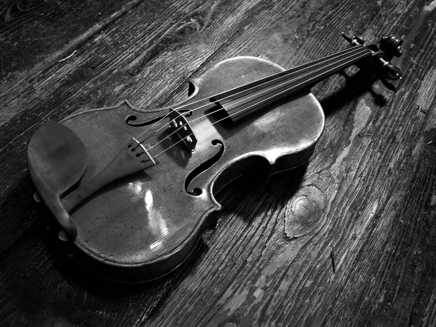
#> input picture notebooks/stradivari.png, 436 x 327 px
$ jupyter execute lasso.ipynb   (shell and % lines are left out)
#> lines starting #> are read from the running program, lines starting #| are printed output that depends on the picture
[cell 1]
from IPython.core.display import display, HTML
display(HTML("<style>.container { width:100% !important; }</style>"))

[cell 2]
import numpy as np
import matplotlib.pyplot as plt
import skimage as ski
from skimage.util import view_as_blocks as vb
import scipy

[cell 3]
def dct2(a):
    return scipy.fftpack.dct( scipy.fftpack.dct( a, axis=0, norm='ortho' ), axis=1, norm='ortho' )

def idct2(a):
    return scipy.fftpack.idct( scipy.fftpack.idct( a, axis=0 , norm='ortho'), axis=1 , norm='ortho')

[cell 4]
def DTC2_trans(w):
    K = w*w
    D = np.zeros((K,K))
    idx = 0
    for i in range(w):
        for j in range(w):
            x = np.zeros((w,w))
            x[i,j]=1
            y = dct2(x)
            D[idx,:] = y.reshape(1,K)
            idx = idx+1
    return D

[cell 5]
lamb = 0.1
window_size = 8

# load image
g = ski.io.imread("stradivari.png")/255.0
#> g: shape (327, 436) float64; min 0, max 1, mean 0.261
M = (g.shape[0]//window_size)*window_size
#> M = 320
N = (g.shape[1]//window_size)*window_size
#> N = 432
g = g[:M,:N]
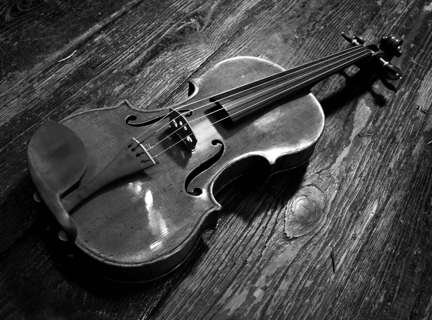
#> g: shape (320, 432) float64; min 0, max 1, mean 0.264

# make DCT dictionary
D=DTC2_trans(window_size)

# generate patches
patches = vb(g.copy(), (window_size, window_size))
BM,BN,_,_ = patches.shape
#> BM = 40; BN = 54
#print(patches.shape)

patches = patches.reshape(BM*BN,window_size*window_size)
#print(patches.shape)

# compute DCT coefficients
coeff = patches@D

# softshrinkage (all, but DC component)
coeff[:,1:] = np.maximum(0, np.abs(coeff[:,1:])-lamb)*np.sign(coeff[:,1:])

# reconstruct patches
patches = coeff@D.T

# reconstruct image
patches = patches.reshape(BM, BN,window_size, window_size)
u = patches.transpose(0,2,1,3).reshape(BM*window_size,BN*window_size)
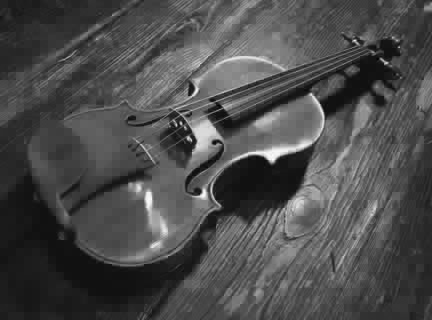
#> u: shape (320, 432) float64; min -0.0725, max 1.05, mean 0.264; drawn with min black and max white

plt.figure(1, figsize=(10,5))
#> (this line was passed over: IPython is not available in this run)
plt.imshow(u, cmap="gray")
#> (this line was passed over: IPython is not available in this run)

#ski.io.imsave("stradivari_compressed.png", u)

$ run again, with notebooks/affine.png copied over notebooks/stradivari.png
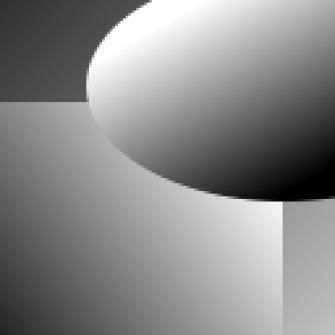
#> input picture notebooks/affine.png, 335 x 335 px
#> `patches = patches.reshape(BM*BN,window_size*window_size)`:
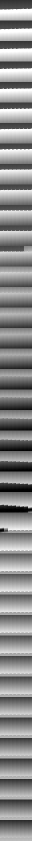
#> patches: shape (1681, 64) float64 (shown at 1/2 size); min 0, max 1, mean 0.542
#> `coeff = patches@D`:
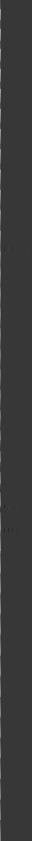
#> coeff: shape (1681, 64) float64 (shown at 1/2 size); min -2.24, max 8, mean 0.0675; drawn with min black and max white
